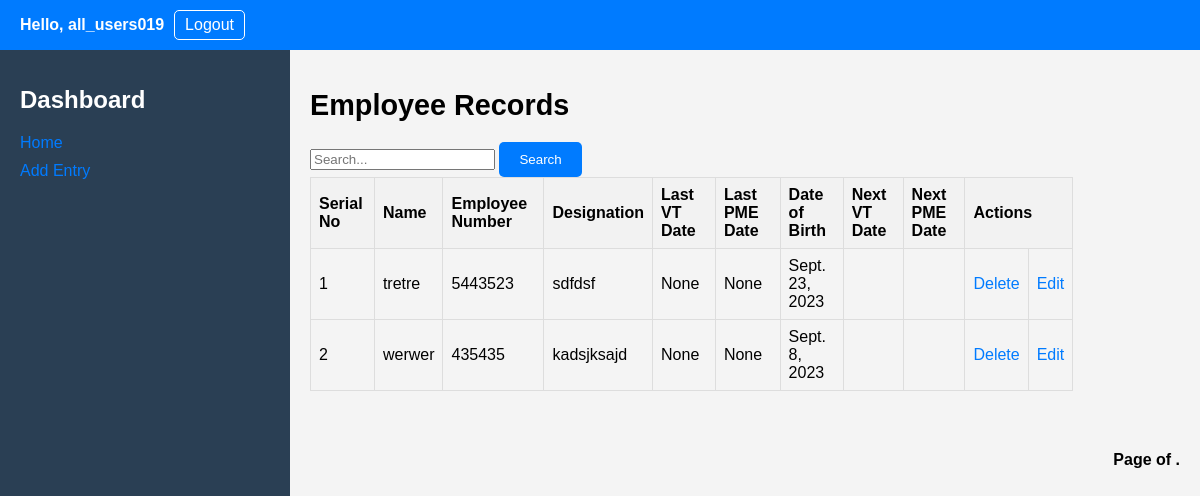
The page /dashboard/ (signed in) on the database its author committed.
### EmployeeApp/models.py (models this page shows)
class Entry(models.Model):
    user = models.ForeignKey(User, on_delete=models.CASCADE)
    name = models.CharField(max_length=100)
    employee_number = models.CharField(max_length=10)
    designation = models.CharField(max_length=50)
    last_vt_date = models.DateField(verbose_name='Last VT Date', null=True, blank=True)  # Make it optional
    last_pme_date = models.DateField(null=True, blank=True)  # Make it optional
    date_of_birth = models.DateField()
    next_vt_date = models.DateField(null=True, blank=True)
    next_pme_date = models.DateField(null=True, blank=True)
    timestamp = models.DateTimeField(default=timezone.now)  # Set default value here

### EmployeeApp/views.py (the view)
# urls.py: path('dashboard/', views.dashboard, name='dashboard'),
def dashboard(request):
    user = request.user
    records = Entry.objects.filter(user=user).order_by('name')
    search_query = request.GET.get('search')
    if search_query:
        records = records.filter(
            Q(name__icontains=search_query) |
            Q(employee_number__icontains=search_query) |
            Q(designation__icontains=search_query)
        )
    paginator = Paginator(records, 10)  # Display 10 records per page
    page_number = request.GET.get('page')
    page_obj = paginator.get_page(page_number)
    return render(request, 'EmployeeApp/dashboard.html', {'user': user, 'records': page_obj})

### EmployeeApp/templates/EmployeeApp/dashboard.html (shortened to what this page needs)
<!DOCTYPE html>
<html>
<head>
    <link rel="stylesheet" href="/static/css/styles.css">
</head>
<body>
    <div class="header">
        <div class="user-info">
            <p>Hello, {{ user.username }}</p>
            <a href="{% url 'logout' %}">Logout</a>
        </div>
    </div>
    <div class="dashboard-container">
        <div class="sidebar">
            <h1>Dashboard</h1>
            <ul>
                <li><a href="{% url 'dashboard' %}">Home</a></li>
                <li><a href="{% url 'add_entry' %}">Add Entry</a></li>
            </ul>
        </div>
        <div class="main-content">
            <h1>Employee Records</h1>
                    <form method="get" action="{% url 'dashboard' %}">
                            <div class="search-box">
                                <input type="text" name="search" placeholder="Search...">
                                <button type="submit">Search</button>
                            </div>
                    </form>
            <table>
                <thead>
                    <tr>
                        <th>Serial No</th>
                        <th>Name</th>
                        <th>Employee Number</th>
                        <th>Designation</th>
                        <th>Last VT Date</th>
                        <th>Last PME Date</th>
                        <th>Date of Birth</th>
                        <th>Next VT Date</th>
                        <th>Next PME Date</th>
                        <th colspan="2">Actions</th>
                    </tr>
                </thead>
                <tbody>
                    {% for record in records %}
                        <tr>
                            <td>{{ forloop.counter }}</td>
                            <td>{{ record.name }}</td>
                            <td>{{ record.employee_number }}</td>
                            <td>{{ record.designation }}</td>
                            <td>{{ record.last_vt_date }}</td>
                            <td>{{ record.last_pme_date }}</td>
                            <td>{{ record.date_of_birth }}</td>
                            <td>{{ record.next_vt_date|default:'' }}</td>
                            <td>{{ record.next_pme_date|default:'' }}</td>
                            <td><a href="#" class="delete-link" data-entry-id="{{ record.id }}">Delete</a></td>
                            <td><a href="{% url 'edit_entry' record.id %}">Edit</a></td>
                        </tr>
                    {% endfor %}
                </tbody>
            </table>
        </div>
         <div class="pagination">
            <span class="step-links">
                <span class="current-page">
                    Page {{ page_obj.number }} of {{ page_obj.paginator.num_pages }}.
                </span>
            </span>
        </div>
    </div>
</body>
</html>

### EmployeeApp/static/css/styles.css (style rules this page uses)
body { font-family: Arial, sans-serif; margin: 0; padding: 0; }
a { text-decoration: none; color: #007bff; }
.header { display: flex; justify-content: space-between; align-items: center; background-color: #007bff; padding: 10px 20px; color: #fff; }
.user-info { display: flex; align-items: center; }
.user-info p { margin: 0; font-weight: bold; margin-right: 10px; }
.user-info a { color: #fff; text-decoration: none; border: 1px solid #fff; padding: 5px 10px; border-radius: 5px; transition: background-color 0.3s, border-color 0.3s; }
.dashboard-container { display: flex; flex-direction: row; min-height: 100vh; }
.sidebar { width: 250px; background-color: #2a3f54; color: #fff; padding: 20px; }
.sidebar h1 { font-size: 1.5rem; margin-bottom: 20px; }
.sidebar ul { list-style: none; padding: 0; }
.sidebar li { margin-bottom: 10px; }
.main-content { flex: 1; padding: 20px; background-color: #f4f4f4; }
.main-content h1 { font-size: 1.8rem; margin-bottom: 20px; }
table { width: 100%; border-collapse: collapse; margin-bottom: 20px; }
table th, table td { border: 1px solid #ddd; padding: 8px; text-align: left; }
table th { background-color: #f2f2f2; }
.pagination { display: flex; justify-content: space-between; align-items: center; margin-top: 20px; }
.step-links { display: flex; align-items: center; }
.current-page { margin: 0 20px; font-weight: bold; }
body { font-family: Arial, sans-serif; margin: 0; padding: 0; background-color: #f4f4f4; }
button[type="submit"] { background-color: #007bff; color: #fff; border: none; padding: 10px 20px; border-radius: 5px; cursor: pointer; transition: background-color 0.3s, color 0.3s; text-decoration: none; }

### rows shown on the page
Entry: name "tretre", employee_number "5443523", designation "sdfdsf", last_vt_date "None", last_pme_date "None", date_of_birth "Sept. 23, 2023"
Entry: name "werwer", employee_number "435435", designation "kadsjksajd", last_vt_date "None", last_pme_date "None", date_of_birth "Sept. 8, 2023"

### other values the page prints
{{ user.username }} "all_users019"
